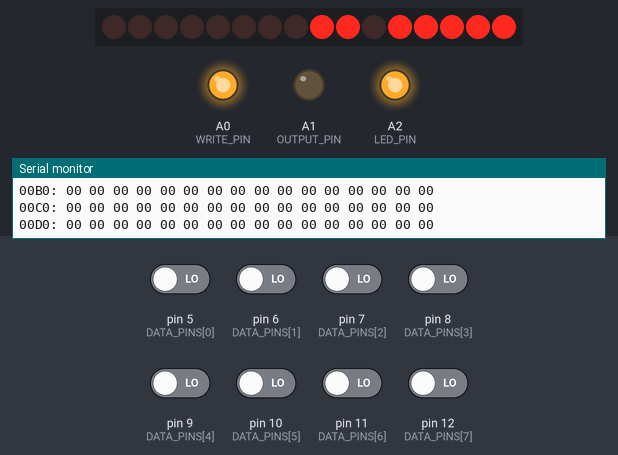
Bench run of a sketch on a simulated Arduino Uno, built with avr-gcc and run on an emulated ATmega328P. Shown: 16 shift-register outputs drawn as a row of LEDs (first output left, lit = HIGH), output pins drawn as LEDs (lit = HIGH), the last lines printed to the serial monitor. Wiring (inferred from the names in the program): 2 × shift register (74HC595): data pin 2; shift clock pin 4; latch pin 3. Wiring (inferred from the signals the program sends): row of LEDs: on Q0, Q1, Q2, Q3, Q4, Q5, Q6, Q7, Q8, Q9, Q10, Q11, Q12, Q13, Q14, Q15. Inputs (shaded band) come from the test bench; at power-on: pin 5 (DATA_PINS[0]), pin 6 (DATA_PINS[1]), pin 7 (DATA_PINS[2]), pin 8 (DATA_PINS[3]), pin 9 (DATA_PINS[4]), pin 10 (DATA_PINS[5]), pin 11 (DATA_PINS[6]), pin 12 (DATA_PINS[7]) LOW. Pins used as bus, display or sensor lines are not drawn.

Above: at 0.8 s.
0.9 s: pin 6 (DATA_PINS[1]) driven HIGH and pin 8 (DATA_PINS[3]) driven HIGH
At 1.33 s:
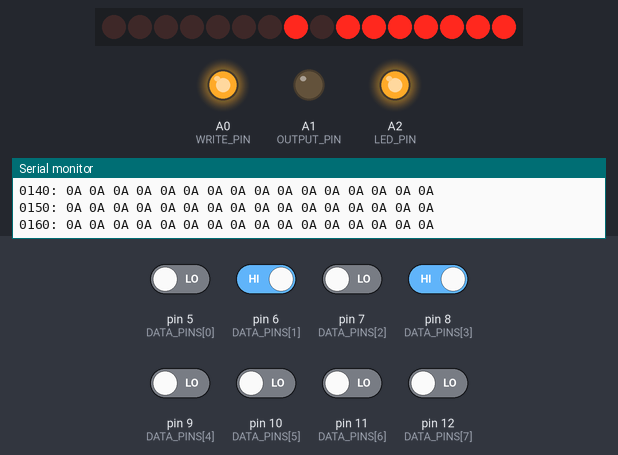
2.7 s: pin 5 (DATA_PINS[0]) driven HIGH
At 2.73 s:
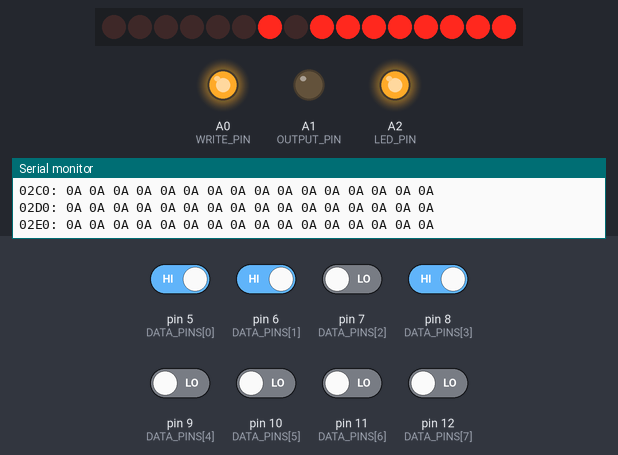
4.4 s: pin 6 (DATA_PINS[1]) driven LOW
At 5.31 s:
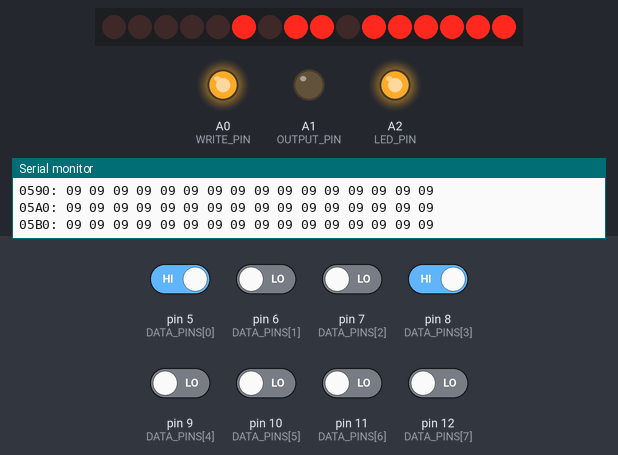
6.1 s: pin 7 (DATA_PINS[2]) driven HIGH
At 6.69 s:
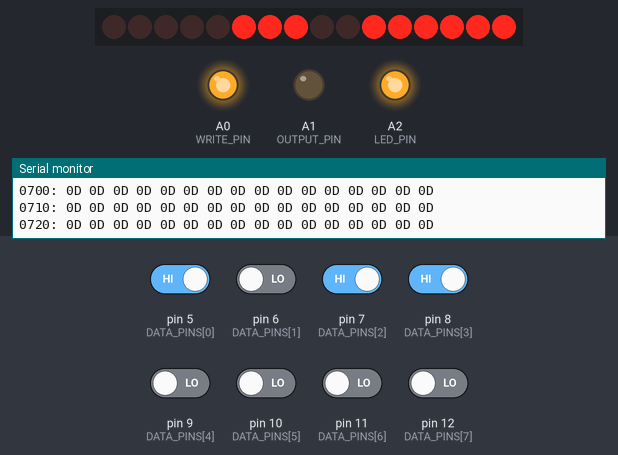
7.8 s: pin 8 (DATA_PINS[3]) driven LOW
9.5 s: pin 8 (DATA_PINS[3]) driven HIGH
Timing chart, 0 to 12.5 s (numbered marks = the images above; inputs shaded):
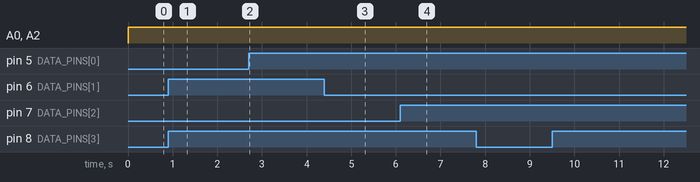

The sketch:

eepromprogrammer.ino
```cpp
// set pin variables
const byte DATA_PINS[8] = { 5, 6, 7, 8, 9, 10, 11, 12 };
const byte SER_PIN = 2;
const byte LATCH_PIN = 3;
const byte CLOCK_PIN = 4;
const byte WRITE_PIN = A0;   // active low
const byte OUTPUT_PIN = A1;  // active low
const byte LED_PIN = A2;     // indicator light

// alias for dumping binary into clipboard to paste here:
// hexasm a.out | xclip -selection clipboard
// ctrl + shift + k to delete previous line

byte instructions[] = {
  0x4c,0x76,0x80,0x48,0xda,0xa5,0x02,0x29,0x01,0xf0,0x23,0xa5,0x02,0x49,0x01,0x85,0x02,0xad,0x01,0x60,0xc9,0x12,0xf0,0x06,0xc9,0x59,0xf0,0x0a,0x80,0x4d,0xa5,0x02,0x49,0x02,0x85,0x02,0x80,0x45,0xa5,0x02,0x49,0x04,0x85,0x02,0x80,0x3d,0xad,0x01,0x60,0xc9,0xf0,0xf0,0x20,0xc9,0x12,0xf0,0x24,0xc9,0x59,0xf0,0x28,0xaa,0xa5,0x02,0x29,0x06,0xd0,0x05,0xbd,0xbb,0x82,0x80,0x03,0xbd,0xbb,0x83,0xa6,0x01,0x9d,0x00,0x02,0xe6,0x01,0x80,0x16,0xa5,0x02,0x09,0x01,0x85,0x02,0x80,0x0e,0xa5,0x02,0x09,0x02,0x85,0x02,0x80,0x06,0xa5,0x02,0x09,0x04,0x85,0x02,0xa9,0x0a,0x8d,0x08,0x60,0x9c,0x09,0x60,0x68,0xfa,0x40,0xa2,0xff,0x9a,0xa9,0xff,0x8d,0x03,0x50,0x9c,0x03,0x60,0x9c,0x02,0x60,0xa9,0x20,0x20,0x72,0x82,0x20,0x80,0x82,0x20,0x72,0x82,0xa9,0x80,0x20,0x72,0x82,0x20,0x80,0x82,0xa9,0x0f,0x20,0x62,0x82,0xa9,0x06,0x20,0x62,0x82,0xa9,0x01,0x20,0x62,0x82,0xa9,0x20,0x8d,0x0b,0x60,0xa9,0xa0,0x8d,0x0e,0x60,0xa9,0x0a,0x8d,0x08,0x60,0x9c,0x09,0x60,0x64,0x01,0x64,0x00,0x64,0x02,0x64,0x03,0xa9,0x3e,0x20,0x4a,0x82,0x58,0x78,0xa5,0x00,0xc5,0x01,0x58,0xd0,0x03,0x4c,0xc6,0x80,0xa6,0x00,0xbd,0x00,0x02,0xc9,0x0a,0xf0,0x37,0xc9,0x1b,0xf0,0x12,0xc9,0x08,0xf0,0x1e,0xa6,0x03,0x9d,0x00,0x03,0xe6,0x03,0x20,0x4a,0x82,0xe6,0x00,0x80,0xd6,0xa9,0x01,0x20,0x62,0x82,0xa9,0x3e,0x20,0x4a,0x82,0x64,0x03,0xe6,0x00,0x80,0xc6,0xa9,0x00,0xc5,0x03,0xf0,0x07,0xa9,0x10,0x20,0x62,0x82,0xc6,0x03,0xe6,0x00,0x80,0xb5,0xa2,0x00,0xbd,0x00,0x03,0xc9,0x77,0xf0,0x6c,0xc9,0x72,0xf0,0x33,0xc9,0x61,0xf0,0x03,0x4c,0x39,0x82,0xa9,0xc1,0x20,0x62,0x82,0x18,0xa5,0x04,0x65,0x05,0x90,0x07,0x48,0xa9,0x31,0x20,0x4a,0x82,0x68,0x48,0x4a,0x4a,0x4a,0x4a,0xaa,0xbd,0xab,0x82,0x20,0x4a,0x82,0x68,0x29,0x0f,0xaa,0xbd,0xab,0x82,0x20,0x4a,0x82,0x4c,0x39,0x82,0xe8,0xbd,0x00,0x03,0xc9,0x32,0xf0,0x26,0xc9,0x31,0xd0,0x26,0xa5,0x04,0x48,0xa9,0xc1,0x20,0x62,0x82,0x68,0x48,0x4a,0x4a,0x4a,0x4a,0xaa,0xbd,0xab,0x82,0x20,0x4a,0x82,0x68,0x29,0x0f,0xaa,0xbd,0xab,0x82,0x20,0x4a,0x82,0x4c,0x39,0x82,0xa5,0x05,0x80,0xdc,0x4c,0xed,0x81,0xe8,0xbd,0x00,0x03,0xc9,0x32,0xf0,0x6b,0xc9,0x31,0xd0,0x5b,0xe8,0xbd,0x00,0x03,0xc9,0x20,0xd0,0x53,0xe8,0xbd,0x00,0x03,0x20,0xd2,0x81,0xc9,0x45,0xf0,0x48,0x64,0x04,0x20,0xc0,0x81,0xe8,0x8a,0xc5,0x03,0xf0,0x0e,0xaa,0xbd,0x00,0x03,0x20,0xd2,0x81,0xc9,0x45,0xf0,0x32,0x20,0xc0,0x81,0x80,0x79,0x0a,0x0a,0x0a,0x0a,0x18,0x2a,0x26,0x04,0x2a,0x26,0x04,0x2a,0x26,0x04,0x2a,0x26,0x04,0x60,0xda,0xa2,0x00,0x48,0x8a,0xc9,0x10,0xf0,0x0d,0xaa,0x68,0xdd,0xab,0x82,0xf0,0x03,0xe8,0x80,0xf0,0x8a,0xfa,0x60,0x68,0xfa,0xa9,0x45,0x60,0xa9,0xc1,0x20,0x62,0x82,0xa9,0x45,0x20,0x4a,0x82,0x80,0x40,0xe8,0xbd,0x00,0x03,0xc9,0x20,0xd0,0xec,0xe8,0xbd,0x00,0x03,0x20,0xd2,0x81,0xc9,0x45,0xf0,0xe1,0x64,0x05,0x20,0x27,0x82,0xe8,0x8a,0xc5,0x03,0xf0,0x22,0xaa,0xbd,0x00,0x03,0x20,0xd2,0x81,0xc9,0x45,0xf0,0xcb,0x20,0x27,0x82,0x80,0x12,0x0a,0x0a,0x0a,0x0a,0x18,0x2a,0x26,0x05,0x2a,0x26,0x05,0x2a,0x26,0x05,0x2a,0x26,0x05,0x60,0xa9,0xc0,0x20,0x62,0x82,0xa9,0x3e,0x20,0x4a,0x82,0x64,0x03,0xe6,0x00,0x4c,0xc6,0x80,0x48,0x48,0x20,0x80,0x82,0x68,0x29,0xf0,0x09,0x02,0x20,0x72,0x82,0x68,0x0a,0x0a,0x0a,0x0a,0x09,0x02,0x20,0x72,0x82,0x60,0x48,0x48,0x20,0x80,0x82,0x68,0x29,0xf0,0x20,0x72,0x82,0x68,0x0a,0x0a,0x0a,0x0a,0x8d,0x01,0x50,0x09,0x08,0x8d,0x01,0x50,0x49,0x08,0x8d,0x01,0x50,0x60,0xa9,0x0e,0x8d,0x03,0x50,0xa9,0x04,0x8d,0x01,0x50,0x09,0x08,0x8d,0x01,0x50,0xad,0x01,0x50,0x48,0x49,0x08,0x8d,0x01,0x50,0x09,0x08,0x8d,0x01,0x50,0xad,0x01,0x50,0x68,0x29,0x80,0xd0,0xdb,0xa9,0xff,0x8d,0x03,0x50,0x60,0x30,0x31,0x32,0x33,0x34,0x35,0x36,0x37,0x38,0x39,0x61,0x62,0x63,0x64,0x65,0x66,0x3f,0x3f,0x3f,0x3f,0x3f,0x3f,0x3f,0x3f,0x3f,0x3f,0x3f,0x3f,0x3f,0x20,0x60,0x3f,0x3f,0x3f,0x3f,0x3f,0x3f,0x71,0x31,0x3f,0x3f,0x3f,0x7a,0x73,0x61,0x77,0x32,0x3f,0x3f,0x63,0x78,0x64,0x65,0x34,0x33,0x3f,0x3f,0x20,0x76,0x66,0x74,0x72,0x35,0x3f,0x3f,0x6e,0x62,0x68,0x67,0x79,0x36,0x3f,0x3f,0x3f,0x6d,0x6a,0x75,0x37,0x38,0x3f,0x3f,0x2c,0x6b,0x69,0x6f,0x30,0x39,0x3f,0x3f,0x2e,0x2f,0x6c,0x3b,0x70,0x2d,0x3f,0x3f,0x3f,0x27,0x3f,0x5b,0x3d,0x3f,0x3f,0x3f,0x3f,0x0a,0x5d,0x3f,0x5c,0x3f,0x3f,0x3f,0x3f,0x3f,0x3f,0x3f,0x3f,0x08,0x3f,0x3f,0x31,0x3f,0x34,0x37,0x3f,0x3f,0x3f,0x30,0x2e,0x32,0x35,0x36,0x38,0x1b,0x3f,0x3f,0x2b,0x33,0x2d,0x2a,0x39,0x3f,0x3f,0x3f,0x3f,0x3f,0x3f,0x3f,0x3f,0x3f,0x3f,0x3f,0x3f,0x3f,0x3f,0x3f,0x3f,0x3f,0x3f,0x3f,0x3f,0x3f,0x3f,0x3f,0x3f,0x3f,0x3f,0x3f,0x3f,0x3f,0x3f,0x3f,0x3f,0x3f,0x3f,0x3f,0x3f,0x3f,0x3f,0x3f,0x3f,0x3f,0x3f,0x3f,0x3f,0x3f,0x3f,0x3f,0x3f,0x3f,0x3f,0x3f,0x3f,0x3f,0x3f,0x3f,0x3f,0x3f,0x3f,0x3f,0x3f,0x3f,0x3f,0x3f,0x3f,0x3f,0x3f,0x3f,0x3f,0x3f,0x3f,0x3f,0x3f,0x3f,0x3f,0x3f,0x3f,0x3f,0x3f,0x3f,0x3f,0x3f,0x3f,0x3f,0x3f,0x3f,0x3f,0x3f,0x3f,0x3f,0x3f,0x3f,0x3f,0x3f,0x3f,0x3f,0x3f,0x3f,0x3f,0x3f,0x3f,0x3f,0x3f,0x3f,0x3f,0x3f,0x3f,0x3f,0x3f,0x3f,0x3f,0x3f,0x3f,0x3f,0x3f,0x3f,0x3f,0x3f,0x3f,0x3f,0x3f,0x3f,0x3f,0x3f,0x3f,0x3f,0x3f,0x3f,0x3f,0x3f,0x3f,0x3f,0x3f,0x3f,0x3f,0x3f,0x3f,0x3f,0x3f,0x3f,0x3f,0x3f,0x3f,0x3f,0x20,0x7e,0x3f,0x3f,0x3f,0x3f,0x3f,0x3f,0x51,0x21,0x3f,0x3f,0x3f,0x5a,0x53,0x41,0x57,0x40,0x3f,0x3f,0x43,0x58,0x44,0x45,0x23,0x24,0x3f,0x3f,0x20,0x56,0x46,0x54,0x52,0x25,0x3f,0x3f,0x4e,0x42,0x48,0x47,0x59,0x5e,0x3f,0x3f,0x3f,0x4d,0x4a,0x55,0x26,0x2a,0x3f,0x3f,0x3c,0x4b,0x49,0x4f,0x29,0x28,0x3f,0x3f,0x3e,0x3f,0x4c,0x3a,0x50,0x5f,0x3f,0x3f,0x3f,0x22,0x3f,0x7b,0x2b,0x3f,0x3f,0x3f,0x3f,0x3f,0x7d,0x3f,0x7c,0x3f,0x3f,0x3f,0x3f,0x3f,0x3f,0x3f,0x3f,0x3f,0x3f,0x3f,0x31,0x3f,0x34,0x37,0x3f,0x3f,0x3f,0x30,0x2e,0x32,0x35,0x36,0x38,0x3f,0x3f,0x3f,0x2b,0x33,0x2d,0x2a,0x39,0x3f,0x3f,0x3f,0x3f,0x3f,0x3f,0x3f,0x3f,0x3f,0x3f,0x3f,0x3f,0x3f,0x3f,0x3f,0x3f,0x3f,0x3f,0x3f,0x3f,0x3f,0x3f,0x3f,0x3f,0x3f,0x3f,0x3f,0x3f,0x3f,0x3f,0x3f,0x3f,0x3f,0x3f,0x3f,0x3f,0x3f,0x3f,0x3f,0x3f,0x3f,0x3f,0x3f,0x3f,0x3f,0x3f,0x3f,0x3f,0x3f,0x3f,0x3f,0x3f,0x3f,0x3f,0x3f,0x3f,0x3f,0x3f,0x3f,0x3f,0x3f,0x3f,0x3f,0x3f,0x3f,0x3f,0x3f,0x3f,0x3f,0x3f,0x3f,0x3f,0x3f,0x3f,0x3f,0x3f,0x3f,0x3f,0x3f,0x3f,0x3f,0x3f,0x3f,0x3f,0x3f,0x3f,0x3f,0x3f,0x3f,0x3f,0x3f,0x3f,0x3f,0x3f,0x3f,0x3f,0x3f,0x3f,0x3f,0x3f,0x3f,0x3f,0x3f,0x3f,0x3f,0x3f,0x3f,0x3f,0x3f,0x3f,0x3f,0x3f,0x3f,0x3f,0x3f,0x3f,0x3f,0x3f,0x3f,0x3f,0x3f,0x3f,0x3f,0x3f,0x3f,0x3f,0x3f,0x3f,0x3f,0x3f

};

void setAddress(word address /* 0x0000 - 0x7FFF) */) {
  // shifts out to two 595 shift registers
  digitalWrite(LATCH_PIN, LOW);
  shiftOut(SER_PIN, CLOCK_PIN, LSBFIRST, lowByte(address));
  shiftOut(SER_PIN, CLOCK_PIN, LSBFIRST, highByte(address));
  digitalWrite(LATCH_PIN, HIGH);
}

byte readByte() {
  byte output = 0;
  // data pins not set to input because they are set to input by default
  // do not write to eeprom in the same program as reading, causes hardware issues
  for (int i = 0; i < 8; i++) {
    bitWrite(output, i, digitalRead(DATA_PINS[i]));
  }
  return output;
}
void printByte() {
  char buf[16];
  sprintf(buf, "%02X ", readByte());
  Serial.print(buf);
}
void printEEPROM() {
  digitalWrite(OUTPUT_PIN, LOW);
  for (int i = 0; i < 0x800; i++) {
    char addrBuf[16];
    sprintf(addrBuf, "%04X: ", i * 0x10);
    Serial.print(addrBuf);
    for (int j = 0; j < 0x10; j++) {
      // char dataBuf[8];
      setAddress(j + (i * 0x10));
      // sprintf(dataBuf, "%02X ", readByte());
      // Serial.print(dataBuf);
      printByte();
    }
    Serial.println();
  }
}

void writeByte(byte data) {
  digitalWrite(OUTPUT_PIN, HIGH);
  for (int i = 0; i < 8; i++) {
    pinMode(DATA_PINS[i], OUTPUT);
    digitalWrite(DATA_PINS[i], bitRead(data, i));
  }
  digitalWrite(WRITE_PIN, LOW);
  delayMicroseconds(1);
  digitalWrite(WRITE_PIN, HIGH);
  delay(10);
}
void clearEEPROM(byte clearByte) {
  // takes like 5 minutes, be patient with this one
  for (unsigned int i = 0; i < 0x8000; i++) {
    setAddress(i);
    writeByte(clearByte);
  }
}
void writeOrigin(word originData) {
  // sets the starting address of the program counter, 6502 specific
  setAddress(0x7FFC);
  writeByte(lowByte(originData));
  setAddress(0x7FFD);
  writeByte(highByte(originData));
}
word readOrigin() {
  word output = 0x0000;
  setAddress(0x7FFD);
  output = readByte() * 0x100;  // shifts read byte to upper half of word
  setAddress(0x7FFC);
  output += readByte();
  return output;
}

void writeInstructions(word startingAddress) {
  for (int i = 0; i < sizeof(instructions) / sizeof(instructions[0]); i++) {
    setAddress(startingAddress + i);
    writeByte(instructions[i]);
  }
}

void setup() {
  // put your setup code here, to run once:
  /* serial and pin setups */
  for (int i = 0; i < 8; i++) {
    pinMode(DATA_PINS[i], INPUT);
  }

  pinMode(SER_PIN, OUTPUT);
  pinMode(LATCH_PIN, OUTPUT);
  pinMode(CLOCK_PIN, OUTPUT);

  digitalWrite(WRITE_PIN, HIGH);
  pinMode(WRITE_PIN, OUTPUT);
  digitalWrite(WRITE_PIN, HIGH);

  pinMode(OUTPUT_PIN, OUTPUT);
  digitalWrite(OUTPUT_PIN, HIGH);

  pinMode(LED_PIN, OUTPUT);

  Serial.begin(9600);

  /* sent out instructions */
  digitalWrite(LED_PIN, HIGH);
  Serial.println("start");


  digitalWrite(OUTPUT_PIN, LOW);
  printEEPROM();

  // char buf[16];
  // sprintf(buf, "%02X ", readOrigin());
  // Serial.print(buf);
  // word interruptVec = 0x8003;

  // writeInstructions(0x0000);

  // setAddress(0x7FFE);
  // writeByte(lowByte(interruptVec));
  // setAddress(0x7FFF);
  // writeByte(highByte(interruptVec));
  // writeOrigin(0x8000);
  Serial.println("end");
}

void loop() {
  // put your main code here, to run repeatedly:
  digitalWrite(LED_PIN, HIGH);
  delay(300);
  digitalWrite(LED_PIN, LOW);
  delay(300);
}
```
